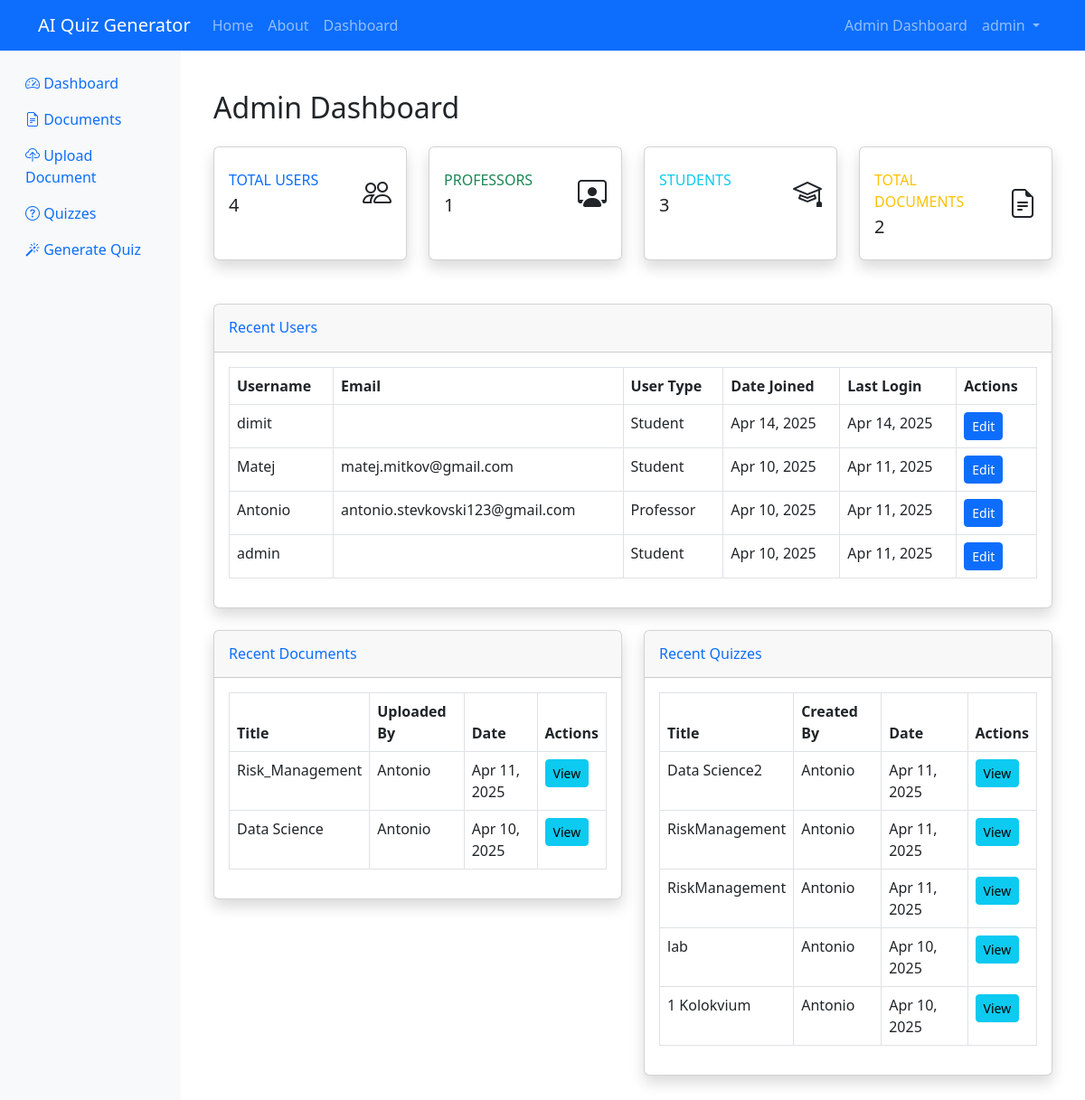
/admin-dashboard/ (signed in), run on the app's committed database.
### accounts/models.py (models this page shows, shortened)
class UserProfile(models.Model):
    USER_TYPES = (
        ('professor', 'Professor'),
        ('student', 'Student'),
    )
    user = models.OneToOneField(User, on_delete=models.CASCADE, related_name='profile')
    user_type = models.CharField(max_length=10, choices=USER_TYPES)

### documents/models.py (models this page shows, shortened)
class Document(models.Model):
    title = models.CharField(max_length=255)
    file = models.FileField(upload_to='documents/')
    content = models.TextField(blank=True)  # Extracted content
    uploaded_by = models.ForeignKey(User, on_delete=models.CASCADE)
    uploaded_at = models.DateTimeField(auto_now_add=True)

### quizzes/models.py (models this page shows, shortened)
class Quiz(models.Model):
    title = models.CharField(max_length=255)
    document = models.ForeignKey(Document, on_delete=models.CASCADE, related_name='quizzes')
    created_by = models.ForeignKey(User, on_delete=models.CASCADE)
    created_at = models.DateTimeField(auto_now_add=True)

### core/views.py (the view)
# urls.py: path('admin-dashboard/', views.admin_dashboard, name='admin_dashboard'),
@login_required
def admin_dashboard(request):
    if not request.user.is_staff:
        return render(request, 'core/access_denied.html')
    user_count = User.objects.count()
    document_count = Document.objects.count()
    quiz_count = Quiz.objects.count()
    professor_count = UserProfile.objects.filter(user_type='professor').count()
    student_count = UserProfile.objects.filter(user_type='student').count()
    recent_users = User.objects.order_by('-date_joined')[:10]
    recent_documents = Document.objects.order_by('-uploaded_at')[:10]
    recent_quizzes = Quiz.objects.order_by('-created_at')[:10]
    context = {
        'user_count': user_count,
        'document_count': document_count,
        'quiz_count': quiz_count,
        'professor_count': professor_count,
        'student_count': student_count,
        'recent_users': recent_users,
        'recent_documents': recent_documents,
        'recent_quizzes': recent_quizzes,
    }
    return render(request, 'core/admin_dashboard.html', context)

### templates/core/admin_dashboard.html (shortened to what this page needs)
{% extends 'base.html' %}
{% block content %}
<div class="container-fluid py-4">
    <h1 class="h2 mb-4">Admin Dashboard</h1>
    <div class="row mb-4">
        <div class="col-md-6 col-xl-3 mb-4">
            <div class="card border-left-primary shadow h-100 py-2">
                <div class="card-body">
                    <div class="row no-gutters align-items-center">
                        <div class="col mr-2">
                            <div class="text-xs font-weight-bold text-primary text-uppercase mb-1">
                                Total Users</div>
                            <div class="h5 mb-0 font-weight-bold text-gray-800">{{ user_count }}</div>
                        </div>
                        <div class="col-auto">
                            <i class="bi bi-people fa-2x text-gray-300" style="font-size: 2rem;"></i>
                        </div>
                    </div>
                </div>
            </div>
        </div>
        <div class="col-md-6 col-xl-3 mb-4">
            <div class="card border-left-success shadow h-100 py-2">
                <div class="card-body">
                    <div class="row no-gutters align-items-center">
                        <div class="col mr-2">
                            <div class="text-xs font-weight-bold text-success text-uppercase mb-1">
                                Professors</div>
                            <div class="h5 mb-0 font-weight-bold text-gray-800">{{ professor_count }}</div>
                        </div>
                        <div class="col-auto">
                            <i class="bi bi-person-workspace fa-2x text-gray-300" style="font-size: 2rem;"></i>
                        </div>
                    </div>
                </div>
            </div>
        </div>
        <div class="col-md-6 col-xl-3 mb-4">
            <div class="card border-left-info shadow h-100 py-2">
                <div class="card-body">
                    <div class="row no-gutters align-items-center">
                        <div class="col mr-2">
                            <div class="text-xs font-weight-bold text-info text-uppercase mb-1">Students
                            </div>
                            <div class="h5 mb-0 font-weight-bold text-gray-800">{{ student_count }}</div>
                        </div>
                        <div class="col-auto">
                            <i class="bi bi-mortarboard fa-2x text-gray-300" style="font-size: 2rem;"></i>
                        </div>
                    </div>
                </div>
            </div>
        </div>
        <div class="col-md-6 col-xl-3 mb-4">
            <div class="card border-left-warning shadow h-100 py-2">
                <div class="card-body">
                    <div class="row no-gutters align-items-center">
                        <div class="col mr-2">
                            <div class="text-xs font-weight-bold text-warning text-uppercase mb-1">
                                Total Documents</div>
                            <div class="h5 mb-0 font-weight-bold text-gray-800">{{ document_count }}</div>
                        </div>
                        <div class="col-auto">
                            <i class="bi bi-file-earmark-text fa-2x text-gray-300" style="font-size: 2rem;"></i>
                        </div>
                    </div>
                </div>
            </div>
        </div>
    </div>
    <div class="row">
        <div class="col-lg-12">
            <div class="card shadow mb-4">
                <div class="card-header py-3">
                    <h6 class="m-0 font-weight-bold text-primary">Recent Users</h6>
                </div>
                <div class="card-body">
                    <div class="table-responsive">
                        <table class="table table-bordered" id="usersTable" width="100%" cellspacing="0">
                            <thead>
                                <tr>
                                    <th>Username</th>
                                    <th>Email</th>
                                    <th>User Type</th>
                                    <th>Date Joined</th>
                                    <th>Last Login</th>
                                    <th>Actions</th>
                                </tr>
                            </thead>
                            <tbody>
                                {% for user in recent_users %}
                                <tr>
                                    <td>{{ user.username }}</td>
                                    <td>{{ user.email }}</td>
                                    <td>
                                        {% if user.profile %}
                                            {{ user.profile.get_user_type_display }}
                                        {% else %}
                                            N/A
                                        {% endif %}
                                    </td>
                                    <td>{{ user.date_joined|date:"M d, Y" }}</td>
                                    <td>{{ user.last_login|date:"M d, Y" }}</td>
                                    <td>
                                        <a href="{% url 'admin:auth_user_change' user.id %}" class="btn btn-sm btn-primary">Edit</a>
                                    </td>
                                </tr>
                                {% endfor %}
                            </tbody>
                        </table>
                    </div>
                </div>
            </div>
        </div>
    </div>
    <div class="row">
        <div class="col-lg-6">
            <div class="card shadow mb-4">
                <div class="card-header py-3">
                    <h6 class="m-0 font-weight-bold text-primary">Recent Documents</h6>
                </div>
                <div class="card-body">
                    <div class="table-responsive">
                        <table class="table table-bordered" id="documentsTable" width="100%" cellspacing="0">
                            <thead>
                                <tr>
                                    <th>Title</th>
                                    <th>Uploaded By</th>
                                    <th>Date</th>
                                    <th>Actions</th>
                                </tr>
                            </thead>
                            <tbody>
                                {% for document in recent_documents %}
                                <tr>
                                    <td>{{ document.title }}</td>
                                    <td>{{ document.uploaded_by.username }}</td>
                                    <td>{{ document.uploaded_at|date:"M d, Y" }}</td>
                                    <td>
                                        <a href="{% url 'document_detail' document.id %}" class="btn btn-sm btn-info">View</a>
                                    </td>
                                </tr>
                                {% endfor %}
                            </tbody>
                        </table>
                    </div>
                </div>
            </div>
        </div>
        <div class="col-lg-6">
            <div class="card shadow mb-4">
                <div class="card-header py-3">
                    <h6 class="m-0 font-weight-bold text-primary">Recent Quizzes</h6>
                </div>
                <div class="card-body">
                    <div class="table-responsive">
                        <table class="table table-bordered" id="quizzesTable" width="100%" cellspacing="0">
                            <thead>
                                <tr>
                                    <th>Title</th>
                                    <th>Created By</th>
                                    <th>Date</th>
                                    <th>Actions</th>
                                </tr>
                            </thead>
                            <tbody>
                                {% for quiz in recent_quizzes %}
                                <tr>
                                    <td>{{ quiz.title }}</td>
                                    <td>{{ quiz.created_by.username }}</td>
                                    <td>{{ quiz.created_at|date:"M d, Y" }}</td>
                                    <td>
                                        <a href="{% url 'quiz_detail' quiz.id %}" class="btn btn-sm btn-info">View</a>
                                    </td>
                                </tr>
                                {% endfor %}
                            </tbody>
                        </table>
                    </div>
                </div>
            </div>
        </div>
    </div>
</div>
{% endblock %}

### templates/base.html (shortened to what this page needs)
<!DOCTYPE html>
<html lang="en">
<head>
    <link href="https://cdn.jsdelivr.net/npm/bootstrap@5.3.0/dist/css/bootstrap.min.css" rel="stylesheet">
    <link rel="stylesheet" href="https://cdn.jsdelivr.net/npm/bootstrap-icons@1.10.0/font/bootstrap-icons.css">
</head>
<body>
    <nav class="navbar navbar-expand-lg navbar-dark bg-primary">
        <div class="container">
            <a class="navbar-brand" href="{% url 'home' %}">AI Quiz Generator</a>
            <div class="collapse navbar-collapse" id="navbarNav">
                <ul class="navbar-nav me-auto">
                    <li class="nav-item">
                        <a class="nav-link" href="{% url 'home' %}">Home</a>
                    </li>
                    <li class="nav-item">
                        <a class="nav-link" href="{% url 'about' %}">About</a>
                    </li>
                    {% if user.is_authenticated %}
                    <li class="nav-item">
                        <a class="nav-link" href="{% url 'dashboard' %}">Dashboard</a>
                    </li>
                    {% endif %}
                </ul>
                <ul class="navbar-nav">
                    {% if user.is_authenticated %}
                        {% if user.is_staff %}
                        <li class="nav-item">
                            <a class="nav-link" href="{% url 'admin_dashboard' %}">Admin Dashboard</a>
                        </li>
                        {% endif %}
                        <li class="nav-item dropdown">
                            <a class="nav-link dropdown-toggle" href="#" id="userDropdown" role="button" data-bs-toggle="dropdown">
                                {{ user.username }}
                            </a>
                        </li>
                    {% endif %}
                </ul>
            </div>
        </div>
    </nav>
    <div class="container-fluid">
        <div class="row">
            {% if user.is_authenticated %}
            <div class="col-md-3 col-lg-2 d-md-block sidebar collapse">
                <div class="position-sticky pt-3">
                    <ul class="nav flex-column">
                        <li class="nav-item">
                            <a class="nav-link" href="{% url 'dashboard' %}">
                                <i class="bi bi-speedometer2"></i> Dashboard
                            </a>
                        </li>
                        <li class="nav-item">
                            <a class="nav-link" href="{% url 'document_list' %}">
                                <i class="bi bi-file-earmark-text"></i> Documents
                            </a>
                        </li>
                        <li class="nav-item">
                            <a class="nav-link" href="{% url 'upload_document' %}">
                                <i class="bi bi-cloud-upload"></i> Upload Document
                            </a>
                        </li>
                        <li class="nav-item">
                            <a class="nav-link" href="{% url 'quiz_list' %}">
                                <i class="bi bi-question-circle"></i> Quizzes
                            </a>
                        </li>
                        <li class="nav-item">
                            <a class="nav-link" href="{% url 'generate_quiz' %}">
                                <i class="bi bi-magic"></i> Generate Quiz
                            </a>
                        </li>
                    </ul>
                </div>
            </div>
            <main class="col-md-9 ms-sm-auto col-lg-10 px-md-4 content">
            {% else %}
            <main class="col-12 content">
            {% endif %}
                {% block content %}{% endblock %}
            </main>
        </div>
    </div>
</body>
</html>

### templates/base.html (style rules this page uses)
.sidebar { min-height: calc(100vh - 56px); background-color: #f8f9fa; }
.content { padding: 20px; }

### data on the page
Document: title "Risk_Management", uploaded_by.username "Antonio", uploaded_at "Apr 11, 2025"
Document: title "Data Science", uploaded_by.username "Antonio", uploaded_at "Apr 10, 2025"
Quiz: title "Data Science2", created_by.username "Antonio", created_at "Apr 11, 2025"
Quiz: title "RiskManagement", created_by.username "Antonio", created_at "Apr 11, 2025"
Quiz: title "RiskManagement", created_by.username "Antonio", created_at "Apr 11, 2025"
Quiz: title "lab", created_by.username "Antonio", created_at "Apr 10, 2025"
Quiz: title "1 Kolokvium", created_by.username "Antonio", created_at "Apr 10, 2025"

### other printed values
{{ user.username }} "admin"
{{ user_count }} "4"
{{ professor_count }} "1"
{{ student_count }} "3"
{{ document_count }} "2"
{{ user.username }} "dimit"
{{ user.profile.get_user_type_display }} "Student"
{{ user.date_joined|date:"M d, Y" }} "Apr 14, 2025"
{{ user.last_login|date:"M d, Y" }} "Apr 14, 2025"
{{ user.username }} "Matej"
{{ user.email }} "matej.mitkov@gmail.com"
{{ user.date_joined|date:"M d, Y" }} "Apr 10, 2025"
{{ user.last_login|date:"M d, Y" }} "Apr 11, 2025"
{{ user.username }} "Antonio"
{{ user.email }} "antonio.stevkovski123@gmail.com"
